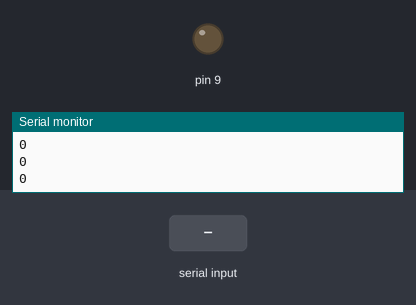
The sketch below on a simulated Arduino Uno, built with avr-gcc and run on an emulated ATmega328P. Parts: output pins drawn as LEDs (lit = HIGH), the last lines printed to the serial monitor. The test bench sets the inputs (shaded band).

Above: at 1.2 s.
1.3 s: byte 30 received over Serial
At 1.9 s:
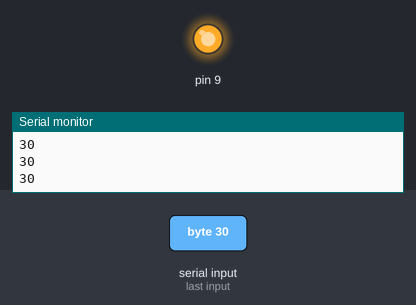
Timing chart, 0 to 4.3 s (numbered marks = the images above; inputs shaded):
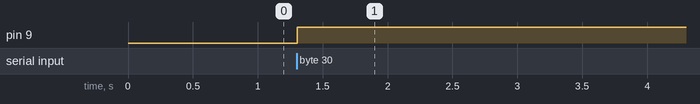

The sketch:

Wireless_Motor_Reciever.ino
```cpp
int val;


void setup(){
  Serial.begin(9600);
  pinMode(9,OUTPUT);
}
void loop(){
  if(Serial.available()>0){
    val = Serial.read();
  }
  if(val > 0){
    digitalWrite(9,HIGH);
  }
  else{
    digitalWrite(9,LOW);
  }
  Serial.println(val);
}
```

Measured:
- after the input at 1.3 s, pin 9: LOW → HIGH at once
